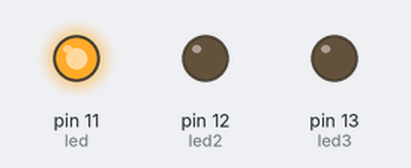
Simulated run of this sketch. Board: Arduino Uno, built with avr-gcc and run on an emulated ATmega328P. On the bench: output pins drawn as LEDs (lit = HIGH).

Above: at 0.2 s.
At 2.2 s:
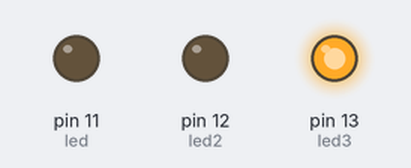
At 3.7 s:
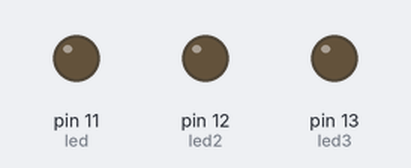
At 7.2 s:
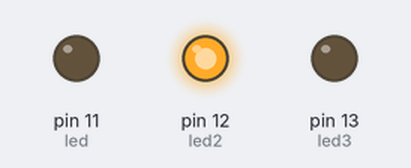
Timing chart, 0 to 7.8 s (numbered marks = the images above):
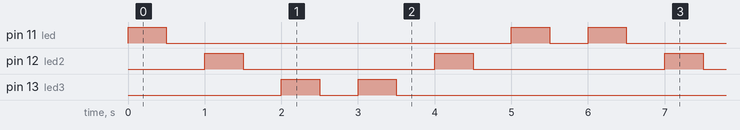

The sketch:

lightshow.ino
```cpp
int led = 11, led2 = 12, led3 = 13;

void setup() {
  // put your setup code here, to run once:
  pinMode(led, OUTPUT);
  pinMode(led2, OUTPUT);
  pinMode(led3, OUTPUT);
}

void loop() {
  // put your main code here, to run repeatedly:
  for (int i = 11; i < 14; i++){
    digitalWrite(i, HIGH);
    delay(500);
    digitalWrite(i, LOW);
    delay(500);
  }
  for (int n = 13; n > 10; n--){
    digitalWrite(n, HIGH);
    delay(500);
    digitalWrite(n, LOW);
    delay(500);
  }
}
```

Measured:
- by itself, pin 11 (led): repeats every 6.0 s: LOW 4.5 s, HIGH 0.50 s, LOW 0.50 s, HIGH 0.50 s
- by itself, pin 12 (led2): alternates HIGH for 0.50 s and LOW for 2.5 s
- by itself, pin 13 (led3): repeats every 6.0 s: LOW 0.50 s, HIGH 0.50 s, LOW 4.5 s, HIGH 0.50 s
